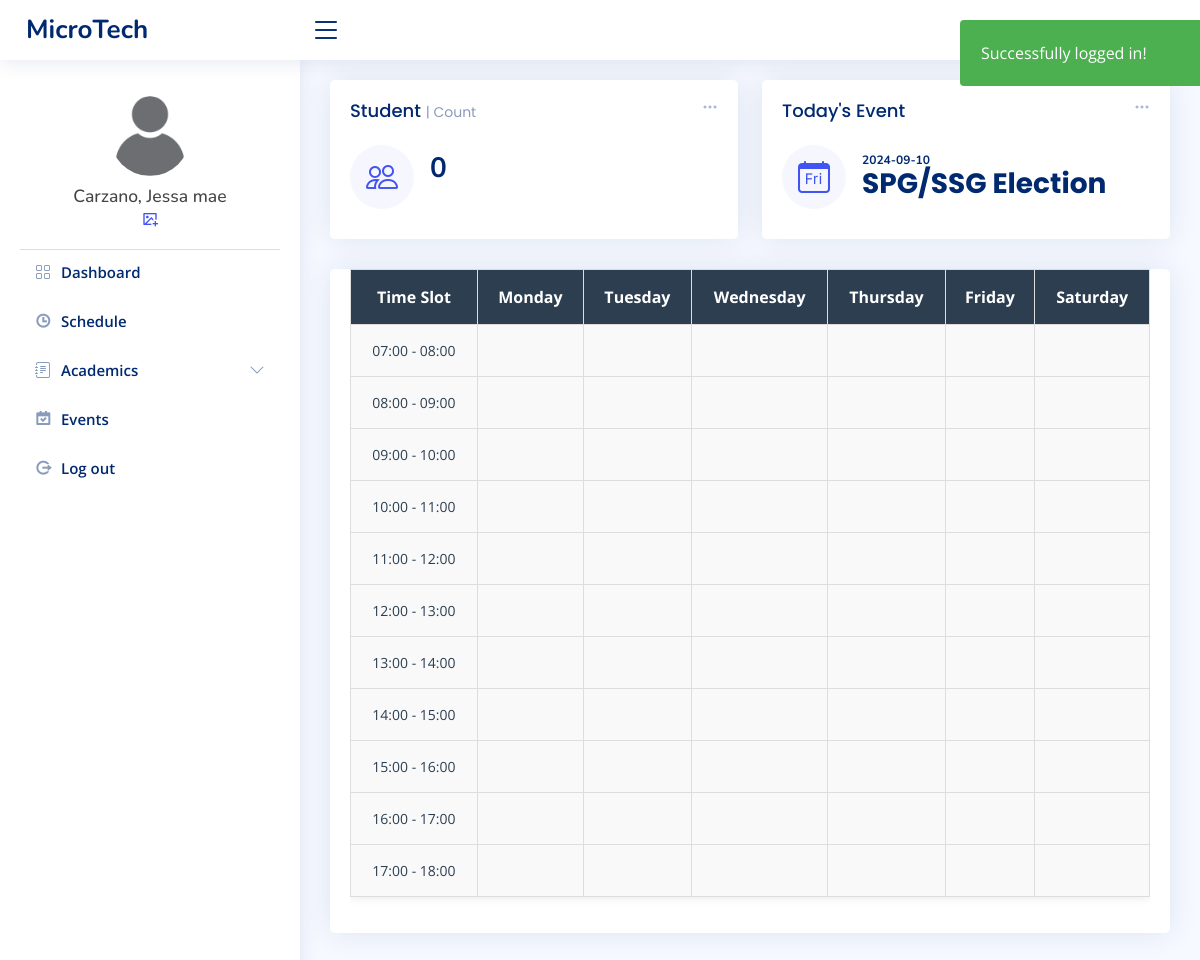
The page /admin/index2.php (signed in) on the database its author committed.
### tables this page shows
CREATE TABLE `tbl_users` (
  `user_id` int(11) NOT NULL,
  `user_fname` varchar(50) NOT NULL,
  `user_lname` varchar(50) NOT NULL,
  `user_email` varchar(80) NOT NULL,
  `user_name` varchar(50) NOT NULL,
  `user_pass` varchar(100) NOT NULL,
  `user_role` varchar(20) NOT NULL,
  `user_image` varchar(100) NOT NULL,
  `date_of_birth` date DEFAULT NULL,
  `gender` enum('Male','Female') DEFAULT NULL,
  `hire_date` date DEFAULT NULL,
  `department` varchar(100) DEFAULT NULL,
  `phone_number` varchar(15) DEFAULT NULL,
  `address` varchar(255) DEFAULT NULL
);

CREATE TABLE `tbl_events` (
  `id` int(11) NOT NULL,
  `title` varchar(100) NOT NULL,
  `description` varchar(10000) NOT NULL,
  `start_date` date DEFAULT NULL,
  `end_date` date DEFAULT NULL
);

### admin/index2.php (the view, shortened to what this page needs)
<?php
include_once "../templates/header2.php";
$connection = new Connection();
$pdo = $connection->open();
$today = date('Y-m-d');
$sql = "SELECT * FROM tbl_events WHERE :today BETWEEN start_date AND end_date ORDER BY title ASC";
$stmt = $pdo->prepare($sql);
$stmt->execute(['today' => $today]);
$todaysEvent = $stmt->fetch(PDO::FETCH_ASSOC);
$studentCount = 0;
$userid = $_SESSION["login"];
try {
    $countSql = "SELECT COUNT(*) AS student_count
                FROM tbl_student_instructors
                WHERE instructor_id = :instructor_id";
    $countStmt = $pdo->prepare($countSql);
    $countStmt->execute([':instructor_id' => $userid]);
    $countResult = $countStmt->fetch(PDO::FETCH_ASSOC);
    $studentCount = $countResult['student_count'];
} catch (PDOException $e) {
    echo "There was an error: " . $e->getMessage();
}
$daysOfWeek = ['Monday', 'Tuesday', 'Wednesday', 'Thursday', 'Friday', 'Saturday'];
?>
<main id="main" class="main">
    <section class="section dashboard">
        <div class="row">
            <div class="col-xxl-4 col-md-6">
                <div class="card info-card sales-card">
                    <div class="filter">
                        <a class="icon" href="#" data-bs-toggle="dropdown"><i class="bi bi-three-dots"></i></a>
                    </div>
                    <div class="card-body">
                        <h5 class="card-title">Student <span>| Count</span></h5>
                        <div class="d-flex align-items-center">
                            <div class="card-icon rounded-circle d-flex align-items-center justify-content-center">
                                <i class="bi bi-people"></i>
                            </div>
                            <div class="ps-3">
                                <h6> <?php echo htmlspecialchars($studentCount); ?></p>
                                </h6>
                            </div>
                        </div>
                    </div>
                </div>
            </div>
            <div class="col-xxl-4 col-md-6">
                <div class="card info-card sales-card">
                    <div class="filter">
                        <a class="icon" href="#" data-bs-toggle="dropdown"><i class="bi bi-three-dots"></i></a>
                    </div>
                    <div class="card-body">
                        <h5 class="card-title">Today's Event</h5>
                        <div class="d-flex align-items-center">
                            <div class="card-icon rounded-circle d-flex align-items-center justify-content-center">
                                <i class="bi bi-calendar-day"></i>
                            </div>
                            <div class="ps-3">
                                <?php if ($todaysEvent) : ?>
                                    <h6 style="font-size:12px"><?php echo htmlspecialchars($todaysEvent['start_date']); ?></h6>
                                    <li class="list-group-item d-flex justify-content-between align-items-start">
                                        <div style="flex-grow: 1;">
                                            <h6 class="card-title"><?php echo htmlspecialchars($todaysEvent['title']); ?></h6>
                                        </div>
                                    </li>
                                <?php else : ?>
                                    <p>No events scheduled for today.</p>
                                <?php endif; ?>
                            </div>
                        </div>
                    </div>
                </div>
            </div>
        </div>
        <div class="row">
            <div class="col-12">
                <div class="card">
                    <div class="card-body">
                        <div class="table-responsive">
                            <table class="table table-bordered formal-schedule">
                                <thead>
                                    <tr>
                                        <th scope="col">Time Slot</th>
                                        <?php foreach ($daysOfWeek as $day): ?>
                                            <th scope="col"><?php echo $day; ?></th>
                                        <?php endforeach; ?>
                                    </tr>
                                </thead>
                                <tbody>
                                    <?php
                                    $startTime = strtotime('07:00');
                                    $endTime = strtotime('17:00');
                                    $timeInterval = 60 * 60;
                                    while ($startTime <= $endTime):
                                        $currentSlot = date('H:i', $startTime);
                                        $nextSlot = date('H:i', $startTime + $timeInterval);
                                    ?>
                                        <tr>
                                            <td><?php echo $currentSlot . ' - ' . $nextSlot; ?></td>
                                            <?php foreach ($daysOfWeek as $day): ?>
                                                <td>
                                                </td>
                                            <?php endforeach; ?>
                                        </tr>
                                    <?php
                                        $startTime += $timeInterval;
                                    endwhile;
                                    ?>
                                </tbody>
                            </table>
                        </div>
                    </div>
                </div>
            </div>
        </div>
    </section>
</main>
<?php
include_once "../templates/footer.php";
?>

### templates/header2.php (shortened to what this page needs)
<?php
$database = new Connection();
$conn = $database->open();
$userid = $_SESSION["login"];
$statements = $conn->prepare("SELECT user_fname, user_lname, user_image FROM tbl_users WHERE user_id = ?");
$statements->execute([$userid]);
$user = $statements->fetch(PDO::FETCH_ASSOC);
if ($user) {
    $fname = $user['user_fname'];
    $lname = $user['user_lname'];
    $image = $user['user_image'];
} else {
    echo "User not found.";
    header("location:login.php?error=usernotfound");
    exit;
}
?>
<!DOCTYPE html>
<html lang="en">
<head>
  <link rel="stylesheet" href="https://cdn.jsdelivr.net/npm/sweetalert2@11/dist/sweetalert2.min.css">
  <link href="../assets/vendor/bootstrap/css/bootstrap.min.css" rel="stylesheet">
  <link href="../assets/vendor/bootstrap-icons/bootstrap-icons.css" rel="stylesheet">
  <link href="../assets/vendor/boxicons/css/boxicons.min.css" rel="stylesheet">
  <link href="../assets/vendor/quill/quill.snow.css" rel="stylesheet">
  <link href="../assets/vendor/quill/quill.bubble.css" rel="stylesheet">
  <link href="../assets/vendor/remixicon/remixicon.css" rel="stylesheet">
  <link href="../assets/vendor/simple-datatables/style.css" rel="stylesheet">
  <link href="../assets/css/style.css" rel="stylesheet">
</head>
<body>
  <?php
  if (isset($_SESSION['login_success']) && $_SESSION['login_success']) {
    echo "
        <div class='alert'>
            <span class='closebtn' onclick='this.parentElement.style.display=\"none\";'>&times;</span>
            Successfully logged in!
        </div>
        <script>
            // Automatically close the alert after 5 seconds
            setTimeout(function() {
                document.querySelector('.alert').style.opacity = '0';
                setTimeout(function() {
                    document.querySelector('.alert').style.display = 'none';
                }, 600);
            }, 5000);
        </script>";
  }
  ?>
  <header id="header" class="header fixed-top d-flex align-items-center">
    <div class="d-flex align-items-center justify-content-between">
      <a href="../admin/index.php" class="logo d-flex align-items-center">
        <span class="d-none d-lg-block">MicroTech</span>
      </a>
      <i class="bi bi-list toggle-sidebar-btn"></i>
    </div>
  </header>
  <aside id="sidebar" class="sidebar">
    <ul class="sidebar-nav" id="sidebar-nav">
      <div class="profile-section">
          <div class="profile-img">
              <img src="upload-files/<?php echo htmlspecialchars($image); ?>" id="currentPhoto" onerror="this.src='images/default.png'" alt="Profile Image" class="rounded-circle">
          </div>
          <div class="profile-info">
              <h5><?php echo htmlspecialchars($lname) . ', ' . htmlspecialchars($fname); ?></h5>
          </div>
          <div class="settings-icon">
              <a href="javascript:void(0);" onclick="document.getElementById('fileInput').click();">
                  <i class="ri-image-add-line"></i>
              </a>
          </div>
      </div>
      <li class="nav-item">
        <a class="nav-link collapsed" href="../admin/index2.php">
          <i class="bi bi-grid"></i>
          <span>Dashboard</span>
        </a>
      </li>
      <li class="nav-item">
        <a class="nav-link collapsed" href="../admin/schedule-teacher.php">
          <i class="ri-time-line"></i>
          <span>Schedule</span>
        </a>
      </li>
      <li class="nav-item">
        <a class="nav-link collapsed" data-bs-target="#components-nav" data-bs-toggle="collapse" href="#">
          <i class="bi bi-journal-text"></i><span>Academics</span><i class="bi bi-chevron-down ms-auto"></i>
        </a>
      </li>
      <li class="nav-item">
        <a class="nav-link collapsed" href="../admin/event-teacher.php">
          <i class="ri-calendar-check-fill"></i>
          <span>Events</span>
        </a>
      </li>
      <li class="nav-item">
        <a class="nav-link collapsed" href="../admin/includes/logout.inc.php">
          <i class="ri-logout-circle-r-line"></i>
          <span>Log out</span>
        </a>
      </li>
    </ul>
  </aside>

### assets/css/style.css (style rules this page uses)
:root { scroll-behavior: smooth; }
body { font-family: "Open Sans", sans-serif; background: #f6f9ff; color: #444444; }
a { color: #4154f1; text-decoration: none; }
h1, h2, h3, h4, h5, h6 { font-family: "Nunito", sans-serif; }
#main { margin-top: 60px; padding: 20px 30px; transition: all 0.3s; }
.card { margin-bottom: 30px; border: none; border-radius: 5px; box-shadow: 0px 0 30px rgba(1, 41, 112, 0.1); }
.card-title { padding: 20px 0 15px 0; font-size: 18px; font-weight: 500; color: #012970; font-family: "Poppins", sans-serif; }
.card-title span { color: #899bbd; font-size: 14px; font-weight: 400; }
.card-body { padding: 0 20px 20px 20px; }
.logo { line-height: 1; }
@media (min-width: 1200px) { .logo { width: 280px; } }
.logo span { font-size: 26px; font-weight: 700; color: #012970; font-family: "Nunito", sans-serif; }
.header { transition: all 0.5s; z-index: 997; height: 60px; box-shadow: 0px 2px 20px rgba(1, 41, 112, 0.1); background-color: #fff; padding-left: 20px; }
.header .toggle-sidebar-btn { font-size: 32px; padding-left: 10px; cursor: pointer; color: #012970; }
.sidebar { position: fixed; top: 60px; left: 0; bottom: 0; width: 300px; z-index: 996; transition: all 0.3s; padding: 20px; overflow-y: auto; scrollbar-width: thin; scrollbar-color: #aab7cf transparent; box-shadow: 0px 0px 20px rgba(1, 41, 112, 0.1); background-color: #fff; }
@media (min-width: 1200px) { #main, #footer { margin-left: 300px; } }
.sidebar-nav { padding: 0; margin: 0; list-style: none; }
.sidebar-nav li { padding: 0; margin: 0; list-style: none; }
.sidebar-nav .nav-item { margin-bottom: 5px; }
.sidebar-nav .nav-link { display: flex; align-items: center; font-size: 15px; font-weight: 600; color: #4154f1; transition: 0.3; background: #f6f9ff; padding: 10px 15px; border-radius: 4px; }
.sidebar-nav .nav-link i { font-size: 16px; margin-right: 10px; color: #4154f1; }
.sidebar-nav .nav-link.collapsed { color: #012970; background: #fff; }
.sidebar-nav .nav-link.collapsed i { color: #899bbd; }
.sidebar-nav .nav-link .bi-chevron-down { margin-right: 0; transition: transform 0.2s ease-in-out; }
.dashboard .filter { position: absolute; right: 0px; top: 15px; }
.dashboard .filter .icon { color: #aab7cf; padding-right: 20px; padding-bottom: 5px; transition: 0.3s; font-size: 16px; }
.dashboard .info-card { padding-bottom: 10px; }
.dashboard .info-card h6 { font-size: 28px; color: #012970; font-weight: 700; margin: 0; padding: 0; }
.dashboard .card-icon { font-size: 32px; line-height: 0; width: 64px; height: 64px; flex-shrink: 0; flex-grow: 0; }
.dashboard .sales-card .card-icon { color: #4154f1; background: #f6f6fe; }

### templates/header2.php (style rules this page uses)
html { scroll-behavior: smooth; }
.sidebar .nav-link { transition: background-color 0.3s ease, color 0.3s ease; }
.profile-section { display: flex; flex-direction: column; align-items: center; padding: 1rem; border-bottom: 1px solid #ddd; }
.profile-img img { width: 80px; height: 80px; border-radius: 50%; object-fit: cover; margin-bottom: 10px; }
.profile-info h5 { margin: 0; font-size: 1.1rem; text-align: center; }
.alert { max-width: 300px; width: 100%; padding: 20px; background-color: #4CAF50; color: white; opacity: 1; transition: opacity 0.6s; margin-bottom: 15px; border-radius: 4px; position: fixed; top: 20px; left: 80%; z-index: 5000; }

### admin/index2.php (style rules this page uses)
.formal-schedule { background-color: #ffffff; border-collapse: collapse; width: 100%; box-shadow: 0 0 10px rgba(0, 0, 0, 0.1); }
.formal-schedule th, .formal-schedule td { border: 1px solid #dddddd; text-align: center; padding: 12px; vertical-align: middle; }
.formal-schedule th { background-color: #2c3e50; color: #ffffff; font-weight: bold; font-size: 16px; }
.formal-schedule td { font-size: 14px; color: #2c3e50; background-color: #f9f9f9; }
.formal-schedule tr:nth-child(even) { background-color: #f1f1f1; }
.table th { font-weight: bold; background-color: #2c3e50; color: white; }
.table th, .table td { padding: 15px; text-align: center; vertical-align: middle; }
a { text-decoration: none !important; }
.alert { padding: 20px; background-color: #4CAF50; color: white; opacity: 1; transition: opacity 0.6s; margin-bottom: 15px; border-radius: 4px; position: fixed; top: 20px; right: 20px; z-index: 5000; width: 300px; }

### rows shown on the page
tbl_users: user_lname "Carzano", user_fname "Jessa mae"
tbl_events: start_date "2024-09-10", title "SPG/SSG Election"

### other values the page prints
$studentCount "0"
$day "Monday"
$day "Tuesday"
$day "Wednesday"
$day "Thursday"
$day "Friday"
$day "Saturday"
